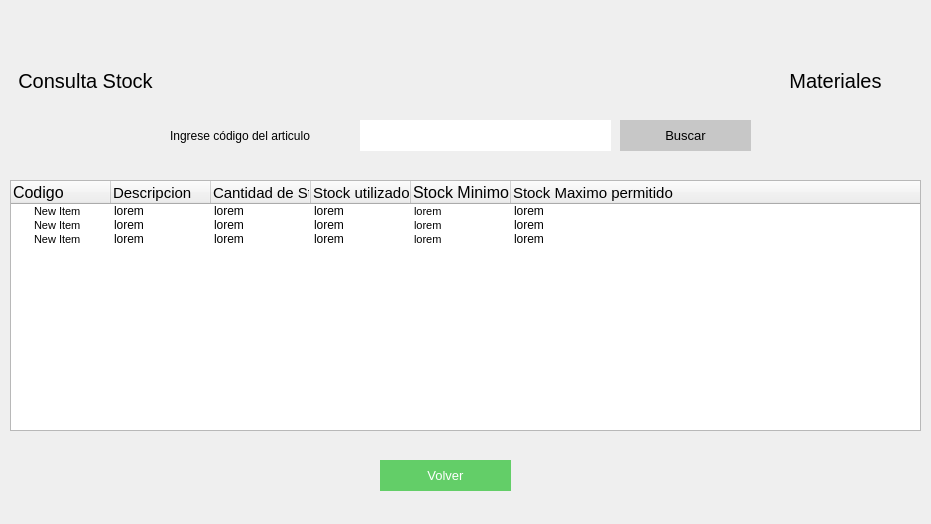
<?xml version="1.0" encoding="UTF-8"?>
<ui version="4.0">
 <class>Form</class>
 <widget class="QWidget" name="Form">
  <property name="geometry">
   <rect>
    <x>0</x>
    <y>0</y>
    <width>931</width>
    <height>524</height>
   </rect>
  </property>
  <property name="windowTitle">
   <string>Form</string>
  </property>
  <widget class="QTreeWidget" name="su_tabla">
   <property name="geometry">
    <rect>
     <x>10</x>
     <y>180</y>
     <width>911</width>
     <height>251</height>
    </rect>
   </property>
   <column>
    <property name="text">
     <string>Codigo</string>
    </property>
    <property name="font">
     <font>
      <pointsize>12</pointsize>
     </font>
    </property>
   </column>
   <column>
    <property name="text">
     <string>Descripcion</string>
    </property>
    <property name="font">
     <font>
      <pointsize>11</pointsize>
     </font>
    </property>
   </column>
   <column>
    <property name="text">
     <string>Cantidad de Stock disponible</string>
    </property>
    <property name="font">
     <font>
      <pointsize>11</pointsize>
     </font>
    </property>
   </column>
   <column>
    <property name="text">
     <string>Stock utilizado en los ultimos 30 dias</string>
    </property>
    <property name="font">
     <font>
      <pointsize>11</pointsize>
     </font>
    </property>
   </column>
   <column>
    <property name="text">
     <string>Stock Minimo permitido</string>
    </property>
    <property name="font">
     <font>
      <pointsize>12</pointsize>
     </font>
    </property>
   </column>
   <column>
    <property name="text">
     <string>Stock Maximo permitido</string>
    </property>
    <property name="font">
     <font>
      <pointsize>11</pointsize>
     </font>
    </property>
   </column>
   <item>
    <property name="text">
     <string>New Item  </string>
    </property>
    <property name="font">
     <font>
      <pointsize>8</pointsize>
     </font>
    </property>
    <property name="text">
     <string>lorem</string>
    </property>
    <property name="text">
     <string>lorem</string>
    </property>
    <property name="text">
     <string>lorem</string>
    </property>
    <property name="text">
     <string>lorem</string>
    </property>
    <property name="font">
     <font>
      <pointsize>8</pointsize>
     </font>
    </property>
    <property name="text">
     <string>lorem</string>
    </property>
   </item>
   <item>
    <property name="text">
     <string>New Item</string>
    </property>
    <property name="font">
     <font>
      <pointsize>8</pointsize>
     </font>
    </property>
    <property name="text">
     <string>lorem</string>
    </property>
    <property name="text">
     <string>lorem</string>
    </property>
    <property name="text">
     <string>lorem</string>
    </property>
    <property name="text">
     <string>lorem</string>
    </property>
    <property name="font">
     <font>
      <pointsize>8</pointsize>
     </font>
    </property>
    <property name="text">
     <string>lorem</string>
    </property>
   </item>
   <item>
    <property name="text">
     <string>New Item</string>
    </property>
    <property name="font">
     <font>
      <pointsize>8</pointsize>
     </font>
    </property>
    <property name="text">
     <string>lorem</string>
    </property>
    <property name="text">
     <string>lorem</string>
    </property>
    <property name="text">
     <string>lorem</string>
    </property>
    <property name="text">
     <string>lorem</string>
    </property>
    <property name="font">
     <font>
      <pointsize>8</pointsize>
     </font>
    </property>
    <property name="text">
     <string>lorem</string>
    </property>
   </item>
  </widget>
  <widget class="QLabel" name="label_2">
   <property name="geometry">
    <rect>
     <x>0</x>
     <y>60</y>
     <width>171</width>
     <height>41</height>
    </rect>
   </property>
   <property name="styleSheet">
    <string notr="true">font-size:20px;
</string>
   </property>
   <property name="text">
    <string>Consulta Stock</string>
   </property>
   <property name="alignment">
    <set>Qt::AlignCenter</set>
   </property>
  </widget>
  <widget class="QLabel" name="label_3">
   <property name="geometry">
    <rect>
     <x>750</x>
     <y>60</y>
     <width>171</width>
     <height>41</height>
    </rect>
   </property>
   <property name="styleSheet">
    <string notr="true">font-size:20px;
</string>
   </property>
   <property name="text">
    <string>Materiales</string>
   </property>
   <property name="alignment">
    <set>Qt::AlignCenter</set>
   </property>
  </widget>
  <widget class="QPushButton" name="su_btn_volver">
   <property name="geometry">
    <rect>
     <x>380</x>
     <y>460</y>
     <width>131</width>
     <height>31</height>
    </rect>
   </property>
   <property name="styleSheet">
    <string notr="true">background-color: rgb(99, 206, 104);
color:white;
font-size:10pt;
border:none;</string>
   </property>
   <property name="text">
    <string>Volver</string>
   </property>
  </widget>
  <widget class="QLabel" name="label">
   <property name="geometry">
    <rect>
     <x>170</x>
     <y>120</y>
     <width>171</width>
     <height>31</height>
    </rect>
   </property>
   <property name="styleSheet">
    <string notr="true">font: 11pt &quot;MS Shell Dlg 2&quot;;
text-align:center;</string>
   </property>
   <property name="text">
    <string>Ingrese código del articulo</string>
   </property>
  </widget>
  <widget class="QLineEdit" name="su_input_buscar">
   <property name="geometry">
    <rect>
     <x>360</x>
     <y>120</y>
     <width>251</width>
     <height>31</height>
    </rect>
   </property>
   <property name="styleSheet">
    <string notr="true">border:none;
background-color: rgb(255, 255, 255);
font: 11pt &quot;MS Shell Dlg 2&quot;;</string>
   </property>
   <property name="text">
    <string/>
   </property>
  </widget>
  <widget class="QPushButton" name="su_btn_buscar">
   <property name="geometry">
    <rect>
     <x>620</x>
     <y>120</y>
     <width>131</width>
     <height>31</height>
    </rect>
   </property>
   <property name="styleSheet">
    <string notr="true">background-color: rgb(199, 199, 199);
color:black;
font-size:10pt;
border:none;</string>
   </property>
   <property name="text">
    <string>Buscar</string>
   </property>
  </widget>
 </widget>
 <resources/>
 <connections/>
</ui>
